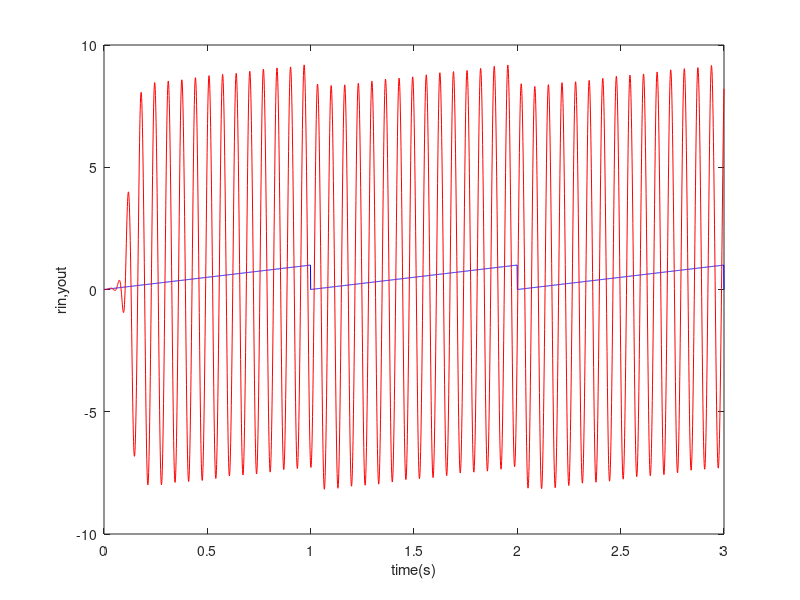

Source code (MATLAB):
%PID Controller
clear all;
close all;

ts=0.001;
sys=tf(5.235e005,[1,87.35,1.047e004,0]);
dsys=c2d(sys,ts,'z');
[num,den]=tfdata(dsys,'v');

u_1=0.0;u_2=0.0;u_3=0.0;
r_1=rand;
y_1=0.0;y_2=0.0;y_3=0.0;
x=[0,0,0]';
error_1=0;
for k=1:1:3000
    time(k)=k*ts;
     kp=1.0;ki=2.0;kd=0.01;
    S=2;
    if S==1
        if mod(time(k),2)<1
        rin(k)=mod(time(k),1);                       %Triangle signal
        else 
        rin(k)=1-mod(time(k),1);
        end
        rin(k)=rin(k)-0.5;
    end
    if S==2                                                        %Sawtooth signal 
         rin(k)=mod(time(k),1.0);           
    end
    if S==3
         rin(k)=rand;                                           %Random signal
         vr(k)=(rin(k)-r_1)/ts;                           %Max speed is 5.0
         while abs(vr(k))>=5.0
             rin(k)=rand;
             vr(k)=abs((rin(k)-r_1)/ts);
         end
    end
    
    u(k)=kp*x(1)+kd*x(2)+ki*x(3);           %PID Controller
    %Restricting the output of controller
    if u(k)>=10
        u(k)=10;
    end
    if u(k)<=-10
        u(k)=-10;
    end
    
    %Linear model
    yout(k)=-den(2)*y_1-den(3)*y_2-den(4)*y_3+num(2)*u_1+num(3)*u_2+num(4)*u_3;
    error(k)=rin(k)-yout(k);
    r_1=rin(k);
    %Return of parameters
    u_3=u_2;u_2=u_1;u_1=u(k);
    y_3=y_2;y_2=y_1;y_1=yout(k);
    
    x(1)=error(k);                                             %Calculating P
    x(2)=(error(k)-error_1)/ts;                     %Calculating D
    x(3)=x(3)+error(k)*ts;                              %Calculating I
    xi(k)=x(3);
    error_l=error(k);
    D=0;
    if D==1                                                         %Dynamic simulation display        
        plot(time,rin,'b',time,yout,'r');
        pause(0.00000000000000000);
    end
end
plot(time,rin,'b',time,yout,'r');
xlabel('time(s)');ylabel('rin,yout');